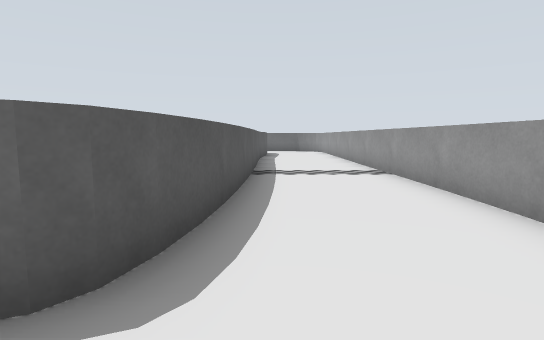
View 1 (above)

21 first-person views from a walk through a world built for the Gazebo simulator. The camera is 0.84 m above the floor, tilts 6° down and sees 80° across. The floor is counted in squares, 1 m on a side. Each view is taken from the middle of a square. On the plan, view 1 faces up. The plan holds only what a view shows up to about 11 squares ahead; the rest is blank. The place goes on beyond the plan.

View 2
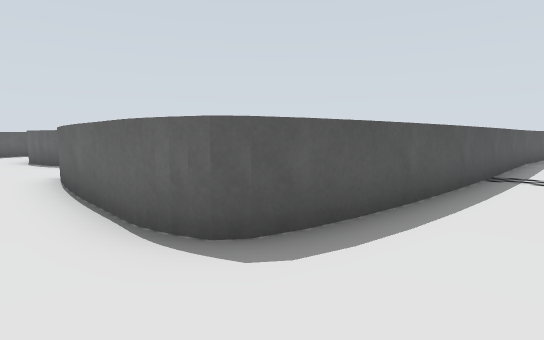

View 3
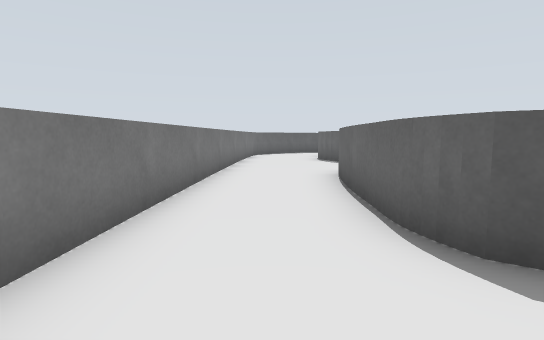

View 4
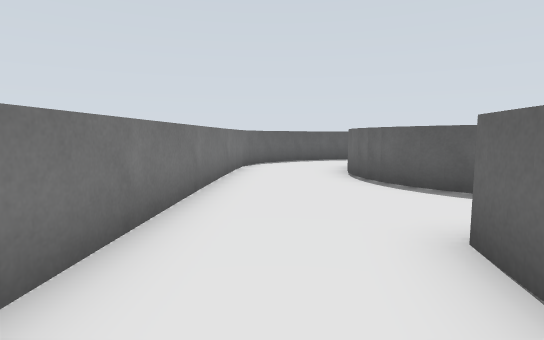

View 5
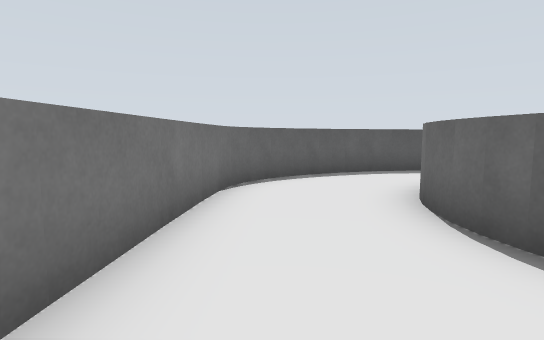

View 6
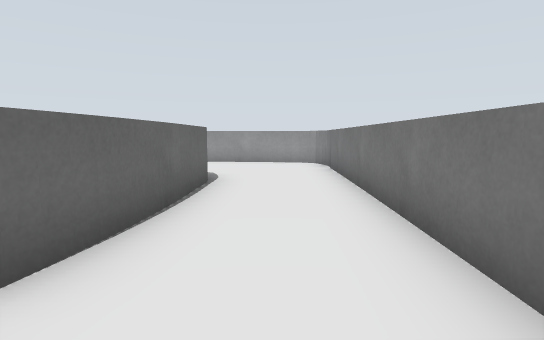

View 7
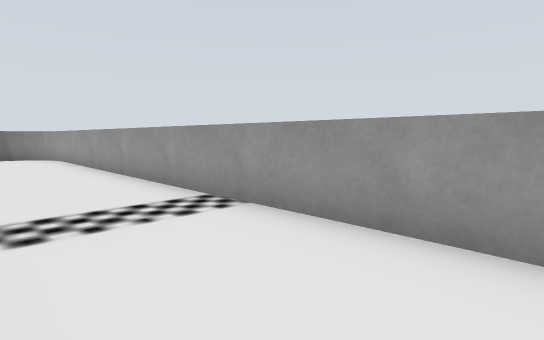

View 8
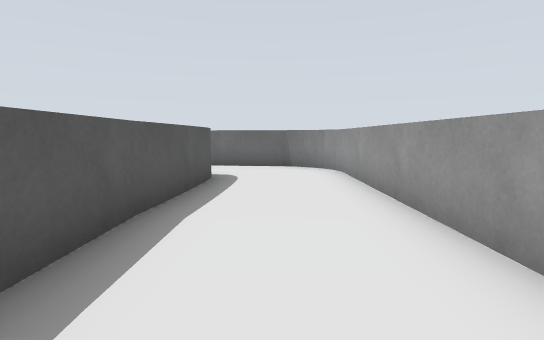

View 9
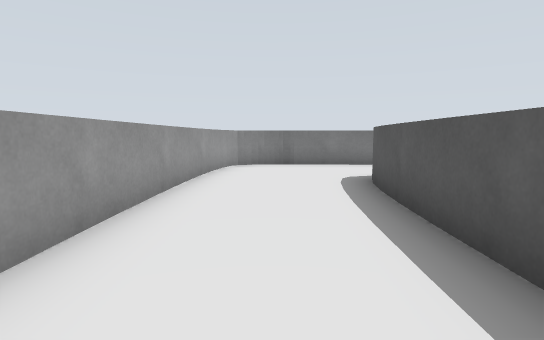

View 10
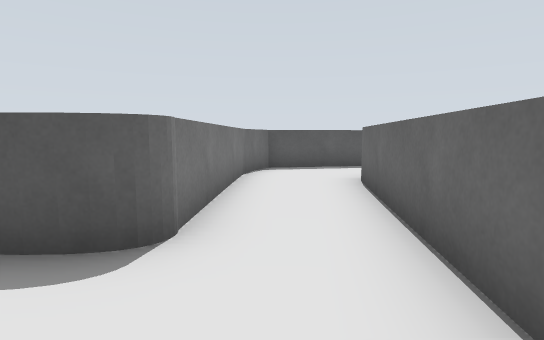

View 11
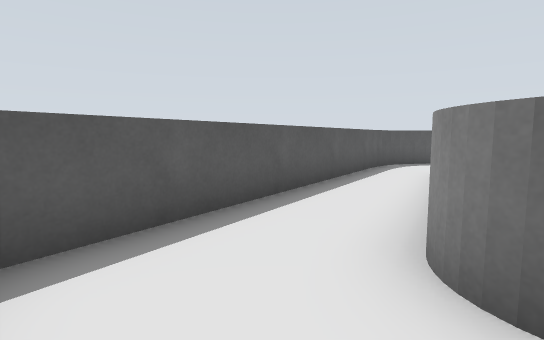

View 12
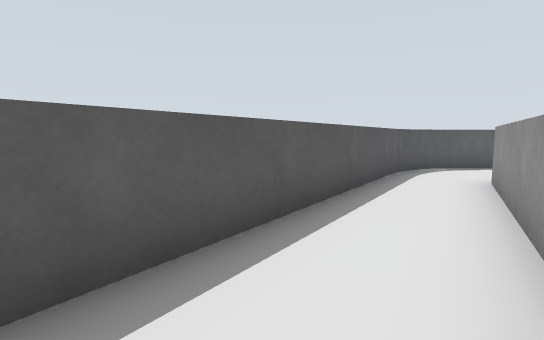

View 13
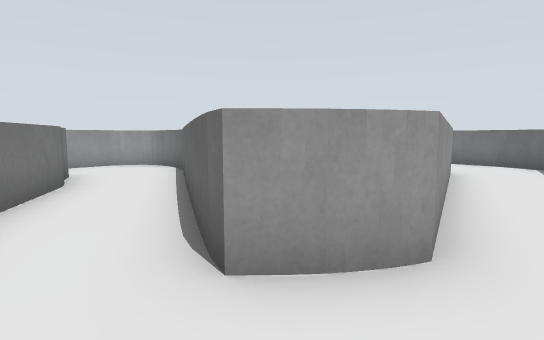

View 14
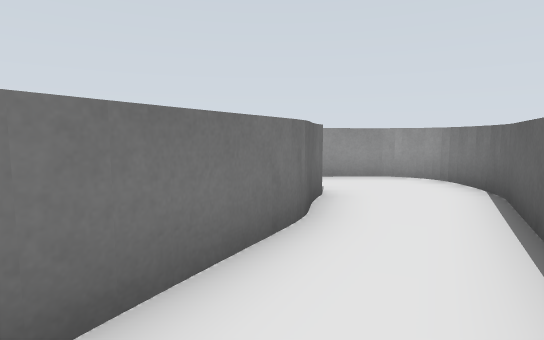

View 15
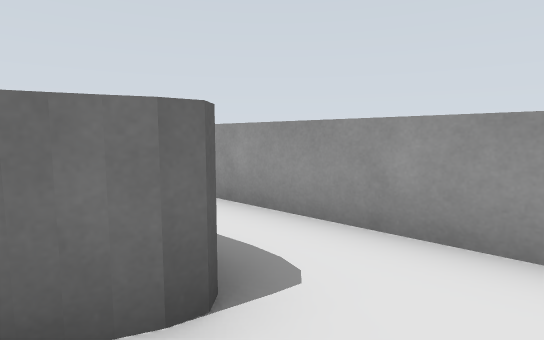

View 16
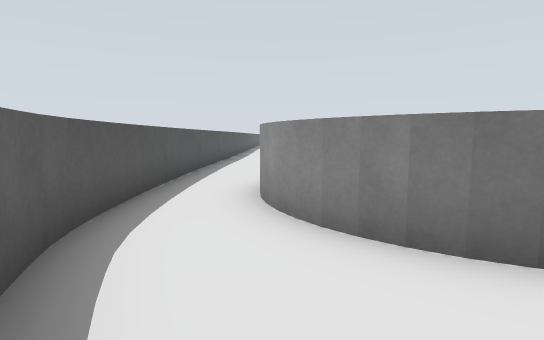

View 17
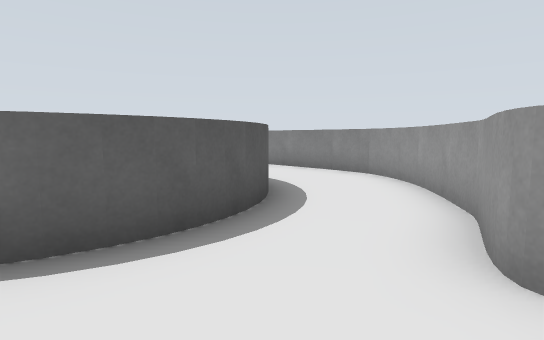

View 18
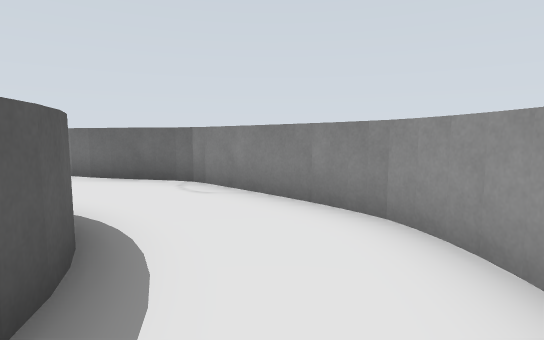

View 19
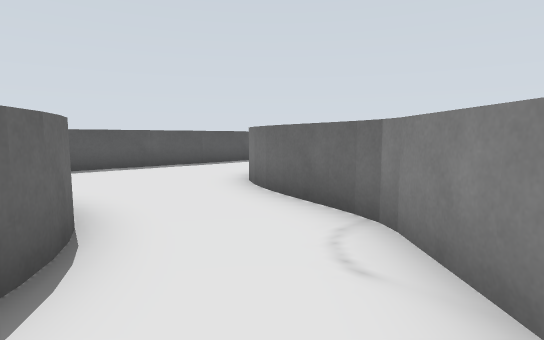

View 20
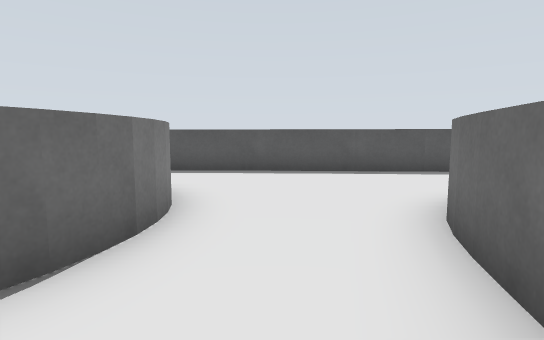

View 21
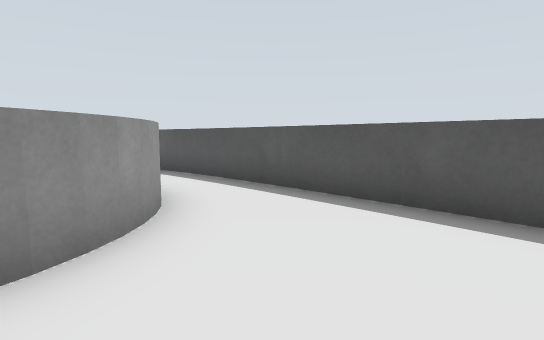

### Floor plan
Ten units are one square. View 1 is at (0, 0); x grows to the right and y downward. Boxes are objects, and circles mark ways between rooms. Rooms are numbered by the first view taken in them; rooms with no view inside come last. Other rooms are left out.
<svg viewBox="-165 -280 197 301">
<path fill="none" stroke="#000" d="M-7 -31 -8 -22M-8 -23 -10 -15 -16 -13M-10 -17 -11 -15M-23 -12 -44 -13M26 -11 27 -168M-43 -12 -65 -15M23 7 25 -12M-65 -20 -59 -34M-83 -37 -85 -32M-84 -33 -87 -29M-86 -30 -90 -26M-89 -27 -93 -24M-4 -144 -5 -30M-92 -24 -96 -21M-2 -146 -4 -124M-95 -22 -99 -20M-98 -20 -103 -19 -108 -18M-2 -155 -2 -145M-107 -18 -112 -17M-110 -17 -116 -18M-114 -18 -119 -19 -124 -20M-123 -20 -127 -22 -131 -24M20 -177 14 -180 -3 -182M-129 -23 -133 -26M-132 -26 -136 -30M-122 10 12 16 21 13 23 6M-135 -29 -138 -33M-137 -32 -140 -37M-141 -40 -142 -45M-130 8 -120 9M-135 7 -129 8M-151 -8 -144 1M-153 -14 -150 -7M-158 -30 -157 -24 -153 -13M-159 -66 -160 -44 -158 -28M-48 -195 -51 -207M-3 -182 -41 -187M-73 -202 -66 -169 -53 -163 -6 -162M-51 -258 -38 -251M-59 -255 -54 -259M-75 -274 -79 -269M-60 -252 -57 -256M-78 -271 -81 -266M-82 -263 -82 -258M7 -253 -8 -258M27 -236 27 -275M8 -227 13 -227M12 -227 18 -227M-19 -241 4 -228 9 -227M-156 -141 -159 -66M-112 -107 -117 -111M-106 -105 -112 -108M-120 -78 -115 -79M-112 -79 -106 -78M-116 -78 -111 -79M-107 -79 -102 -78M-127 -74 -122 -77M-104 -78 -99 -76M-130 -72 -126 -75M-100 -77 -95 -74M-133 -70 -129 -73M-96 -75 -92 -72M-138 -63 -135 -67 -132 -71M-85 -64 -83 -60M-62 -78 -83 -99 -88 -101 -107 -105M-83 -61 -82 -56M-82 -57 -81 -52M-58 -72 -63 -79M-57 -68 -59 -73M-81 -45 -82 -40M-81 -41 -83 -36M-55 -55 -56 -66M-56 -47 -55 -56M-59 -32 -55 -49M-82 -250 -73 -202M-83 -256 -82 -249M-51 -207 -63 -248"/>
<circle cx="0" cy="-170" r="3" fill="#2a7"/>
<circle cx="-150" cy="-60" r="3" fill="#2a7"/>
<circle cx="-70" cy="-30" r="3" fill="#2a7"/>
<circle cx="-60" cy="-200" r="3" fill="#2a7"/>
<circle cx="-70" cy="-250" r="3" fill="#2a7"/>
<text x="0" y="-50">1</text>
<text x="-40" y="-180">2</text>
<text x="-60" y="-270">3</text>
<text x="10" y="-250">4</text>
<text x="-130" y="-150">5</text>
<text x="-70" y="-230">6</text>
</svg>
Room 1 opens to room 2. Room 1 opens to room 5. Room 2 opens to room 6. Room 3 opens to room 6.

Where each view was taken, in squares from view 1:
view 1: 0 up, 0 right, facing up
view 2: 0 up, 1 right, facing up-left
view 3: 0 up, 1 right, facing left
view 4: 0 up, 4 left, facing left
view 5: 0 up, 8 left, facing left
view 6: 0 up, 8 left, facing right
view 7: 4 up, 0 right, facing up-right
view 8: 9 up, 1 right, facing up
view 9: 8 up, 1 right, facing down
view 10: 17 up, 2 right, facing left
view 11: 17 up, 4 left, facing up-left
view 12: 18 up, 5 left, facing up-left
view 13: 27 up, 7 left, facing down-right
view 14: 26 up, 4 left, facing right
view 15: 24 up, 0 right, facing up-right
view 16: 0 up, 14 left, facing up
view 17: 0 up, 8 left, facing up
view 18: 4 up, 7 left, facing up
view 19: 7 up, 7 left, facing up-left
view 20: 9 up, 8 left, facing left
view 21: 10 up, 12 left, facing down-left
